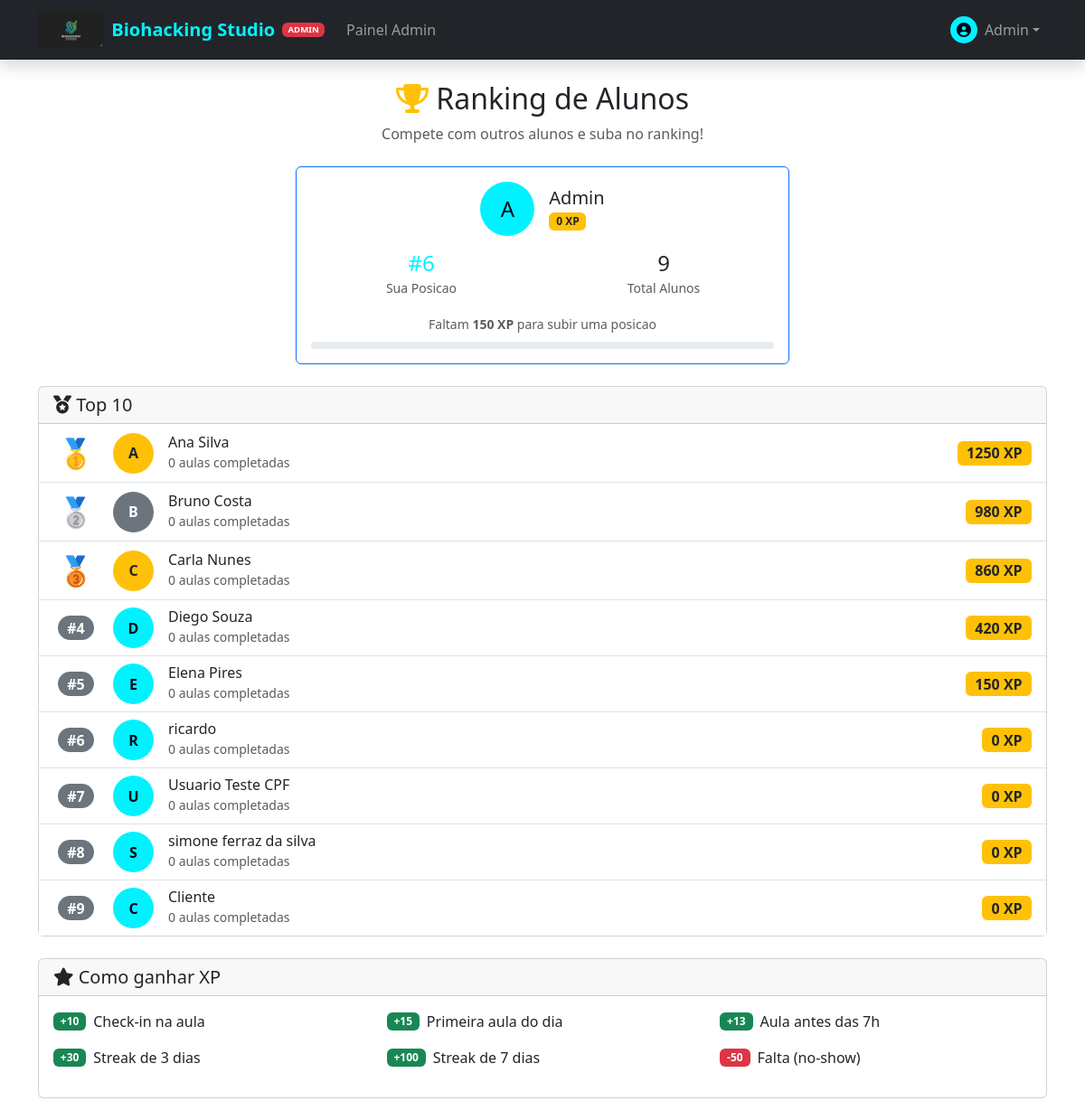
/student/ranking (signed in), run on an earlier commit of the app's database.
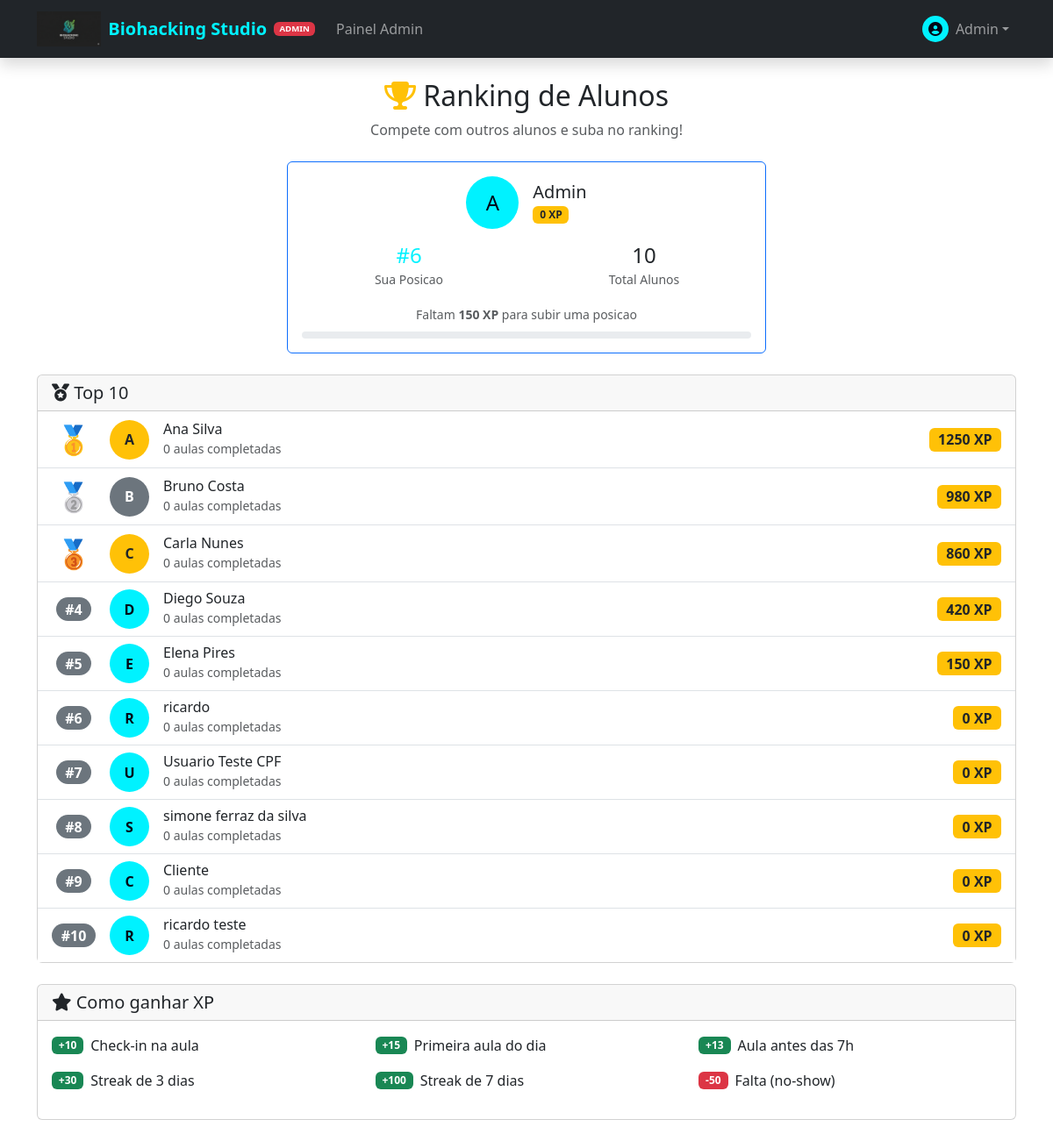
And on a later commit of the database.
### app/models/user.py (models this page shows, shortened)
class User(UserMixin, db.Model):
    __tablename__ = 'users'
    id = db.Column(db.Integer, primary_key=True)
    name = db.Column(db.String(100), nullable=False)
    email = db.Column(db.String(120), unique=True, nullable=False)
    phone = db.Column(db.String(20), nullable=False)
    password_hash = db.Column(db.String(256), nullable=False)
    cpf = db.Column(db.String(14), nullable=True)  # Formato: 123.456.789-00
    gender = db.Column(db.Enum(Gender), nullable=True)
    role = db.Column(db.String(20), default='student')
    xp = db.Column(db.Integer, default=0)  # XP total historico (para ranking)
    level = db.Column(db.Integer, default=1)
    xp_available = db.Column(db.Integer, default=0)  # XP disponivel para conversao (janela 3 meses)
    credits_balance = db.Column(db.Integer, default=0)  # Total de creditos ativos (wallets)
    face_encoding = db.Column(db.LargeBinary, nullable=True)
    face_encoding_version = db.Column(db.String(10), default='v1')
    face_registered_at = db.Column(db.DateTime, nullable=True)
    face_last_recognized = db.Column(db.DateTime, nullable=True)
    face_confidence_threshold = db.Column(db.Float, default=0.6)
    photo_url = db.Column(db.String(255))
    referral_code = db.Column(db.String(12), unique=True, nullable=True)
    professional_type = db.Column(db.Enum(ProfessionalType), nullable=True)
    base_commission_rate = db.Column(db.Numeric(5, 2), nullable=True)
    is_active = db.Column(db.Boolean, default=True)
    created_at = db.Column(db.DateTime, default=datetime.utcnow)
    updated_at = db.Column(db.DateTime, default=datetime.utcnow, onupdate=datetime.utcnow)
    last_login = db.Column(db.DateTime)
    @property
    def is_admin(self):
        return self.role == 'admin'
    @property
    def is_student(self):
        return self.role == 'student'

### app/routes/student.py (the view)
@student_bp.route('/ranking')
@login_required
def ranking():
    top_users = User.query.filter_by(
        role='student',
        is_active=True
    ).order_by(User.xp.desc()).limit(10).all()
    user_rank = db.session.query(
        func.count(User.id)
    ).filter(
        User.role == 'student',
        User.xp > current_user.xp
    ).scalar() + 1
    next_user = User.query.filter(
        User.role == 'student',
        User.xp > current_user.xp
    ).order_by(User.xp).first()
    xp_to_next = (next_user.xp - current_user.xp) if next_user else 0
    total_students = User.query.filter_by(role='student', is_active=True).count()
    return render_template('student/ranking.html',
        top_users=top_users,
        user_rank=user_rank,
        xp_to_next=xp_to_next,
        total_students=total_students
    )

### app/models/notification.py (called while the page is built)
    @classmethod
    def get_unread_count(cls, user_id):
        return cls.query.filter_by(user_id=user_id, is_read=False).count()

### app/templates/student/ranking.html (shortened to what this page needs)
{% extends "base.html" %}
{% block content %}
<div class="container py-4">
    <div class="text-center mb-4">
        <h2><i class="fas fa-trophy text-warning"></i> Ranking de Alunos</h2>
        <p class="text-muted">Compete com outros alunos e suba no ranking!</p>
    </div>
    <div class="row justify-content-center mb-4">
        <div class="col-md-6">
            <div class="card border-primary">
                <div class="card-body text-center">
                    <div class="d-flex justify-content-center align-items-center mb-3">
                        <div class="bg-primary text-white rounded-circle d-flex align-items-center justify-content-center me-3" style="width: 60px; height: 60px; font-size: 1.5rem;">
                            {{ current_user.name[0].upper() }}
                        </div>
                        <div class="text-start">
                            <h5 class="mb-0">{{ current_user.name }}</h5>
                            <span class="badge bg-warning text-dark">{{ current_user.xp }} XP</span>
                        </div>
                    </div>
                    <div class="row text-center">
                        <div class="col-6">
                            <h4 class="mb-0 text-primary">#{{ user_rank }}</h4>
                            <small class="text-muted">Sua Posicao</small>
                        </div>
                        <div class="col-6">
                            <h4 class="mb-0">{{ total_students }}</h4>
                            <small class="text-muted">Total Alunos</small>
                        </div>
                    </div>
                    {% if xp_to_next > 0 %}
                    <div class="mt-3">
                        <small class="text-muted">Faltam <strong>{{ xp_to_next }} XP</strong> para subir uma posicao</small>
                        <div class="progress mt-2" style="height: 8px;">
                        </div>
                    </div>
                    {% endif %}
                </div>
            </div>
        </div>
    </div>
    <div class="card">
        <div class="card-header">
            <h5 class="mb-0"><i class="fas fa-medal"></i> Top 10</h5>
        </div>
        <div class="card-body p-0">
            <div class="list-group list-group-flush">
                {% for user in top_users %}
                <div class="list-group-item d-flex align-items-center {% if user.id == current_user.id %}bg-light{% endif %}">
                    <div class="me-3 text-center" style="width: 50px;">
                        {% if loop.index == 1 %}
                        <span style="font-size: 2rem;">🥇</span>
                        {% elif loop.index == 2 %}
                        <span style="font-size: 2rem;">🥈</span>
                        {% elif loop.index == 3 %}
                        <span style="font-size: 2rem;">🥉</span>
                        {% else %}
                        <span class="badge bg-secondary rounded-pill" style="font-size: 1rem;">#{{ loop.index }}</span>
                        {% endif %}
                    </div>
                    <div class="rounded-circle d-flex align-items-center justify-content-center me-3
                                {% if loop.index == 1 %}bg-warning text-dark{% elif loop.index == 2 %}bg-secondary text-white{% elif loop.index == 3 %}bg-warning text-dark{% else %}bg-primary text-white{% endif %}"
                         style="width: 45px; height: 45px; font-weight: bold;">
                        {{ user.name[0].upper() }}
                    </div>
                    <div class="flex-grow-1">
                        <h6 class="mb-0">
                            {{ user.name }}
                        </h6>
                        <small class="text-muted">
                            {{ Booking.query.filter_by(user_id=user.id, status='completed').count() if Booking else 0 }} aulas completadas
                        </small>
                    </div>
                    <div class="text-end">
                        <span class="badge bg-warning text-dark" style="font-size: 1rem;">
                            {{ user.xp }} XP
                        </span>
                    </div>
                </div>
                {% endfor %}
            </div>
        </div>
    </div>
    <div class="card mt-4">
        <div class="card-header">
            <h5 class="mb-0"><i class="fas fa-star"></i> Como ganhar XP</h5>
        </div>
        <div class="card-body">
            <div class="row">
                <div class="col-md-4 mb-3">
                    <div class="d-flex align-items-center">
                        <span class="badge bg-success me-2">+10</span>
                        <span>Check-in na aula</span>
                    </div>
                </div>
                <div class="col-md-4 mb-3">
                    <div class="d-flex align-items-center">
                        <span class="badge bg-success me-2">+15</span>
                        <span>Primeira aula do dia</span>
                    </div>
                </div>
                <div class="col-md-4 mb-3">
                    <div class="d-flex align-items-center">
                        <span class="badge bg-success me-2">+13</span>
                        <span>Aula antes das 7h</span>
                    </div>
                </div>
                <div class="col-md-4 mb-3">
                    <div class="d-flex align-items-center">
                        <span class="badge bg-success me-2">+30</span>
                        <span>Streak de 3 dias</span>
                    </div>
                </div>
                <div class="col-md-4 mb-3">
                    <div class="d-flex align-items-center">
                        <span class="badge bg-success me-2">+100</span>
                        <span>Streak de 7 dias</span>
                    </div>
                </div>
                <div class="col-md-4 mb-3">
                    <div class="d-flex align-items-center">
                        <span class="badge bg-danger me-2">-50</span>
                        <span>Falta (no-show)</span>
                    </div>
                </div>
            </div>
        </div>
    </div>
</div>
{% endblock %}

### app/templates/base.html (shortened to what this page needs)
<!DOCTYPE html>
<html lang="pt-BR">
<head>
    <link href="https://cdn.jsdelivr.net/npm/bootstrap@5.3.2/dist/css/bootstrap.min.css" rel="stylesheet">
    <link rel="stylesheet" href="https://cdnjs.cloudflare.com/ajax/libs/font-awesome/6.5.1/css/all.min.css">
</head>
<body>
    {% block body %}
    {% include 'includes/navbar.html' %}
    {% block content %}{% endblock %}
    {% endblock %}
</body>
</html>

### app/templates/includes/navbar.html (shortened to what this page needs)
<nav class="navbar navbar-expand-lg navbar-dark bg-dark sticky-top shadow">
    <div class="container">
        <a class="navbar-brand d-flex align-items-center" href="{{ url_for('marketing.index') }}">
            <img src="{{ url_for('static', filename='img/logo.png') }}" alt="Biohacking Studio" height="40"
                 class="d-inline-block align-text-top me-2" onerror="this.style.display='none';">
            <span class="fw-bold text-primary">Biohacking Studio</span>
            {% if current_user.is_authenticated %}
            {% if current_user.is_admin %}
            <span class="badge bg-danger ms-2" style="font-size: 0.6rem;">ADMIN</span>
            {% elif current_user.is_instructor %}
            <span class="badge bg-primary ms-2" style="font-size: 0.6rem;">INSTRUTOR</span>
            {% endif %}
            {% endif %}
        </a>
        <div class="collapse navbar-collapse" id="mainNavbar">
            <ul class="navbar-nav me-auto">
                {% if current_user.is_authenticated %}
                {% if current_user.is_admin %}
                <li class="nav-item">
                    <a class="nav-link {% if request.endpoint and 'admin.dashboard' in request.endpoint %}active{% endif %}"
                        href="{{ url_for('admin.dashboard') }}">Painel Admin</a>
                </li>
                {% endif %}
                {% else %}
                <li class="nav-item">
                    <a class="nav-link {% if request.endpoint and 'shop' in request.endpoint %}active{% endif %}"
                        href="{{ url_for('shop.packages') }}">Planos e Preços</a>
                </li>
                {% endif %}
            </ul>
            <div class="navbar-nav align-items-center">
                {% if current_user.is_authenticated %}
                <div class="nav-item dropdown">
                    <a class="nav-link dropdown-toggle d-flex align-items-center" href="#" id="userDropdown"
                        role="button" data-bs-toggle="dropdown">
                        <div class="avatar-xs me-2 bg-primary rounded-circle d-flex align-items-center justify-content-center text-white"
                            style="width: 30px; height: 30px;">
                            <i class="fas fa-user-circle"></i>
                        </div>
                        <span>{{ current_user.name.split()[0] }}</span>
                    </a>
                </div>
                {% else %}
                <a class="nav-link me-2" href="{{ url_for('auth.login') }}">Entrar</a>
                <a class="btn btn-primary btn-sm px-3 rounded-pill" href="{{ url_for('auth.register') }}">Começar
                    Agora</a>
                {% endif %}
            </div>
        </div>
    </div>
</nav>

### app/templates/base.html (style rules this page uses)
:root { --primary-color: #00f2ff; --secondary-color: #0f172a; --text-dark: #020617; }
body { min-height: 100vh; display: flex; flex-direction: column; }
.text-primary { color: var(--primary-color) !important; }
.bg-primary { background-color: var(--primary-color) !important; color: var(--text-dark) !important; }

What changed in the data, as far as the page shows it:
added User: name "R", name "ricardo teste", query.filter_by "0", xp "0"
Also different on the page:
{{ total_students }}: "9" → "10"
